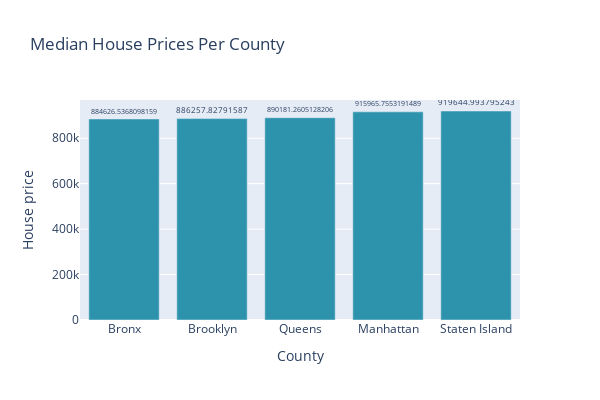

The cell this chart's notebook holds for it:
### Code cell
bar_plot = go.Bar(
    x = Neighborhood_houseprice["Neighborhood"], 
    y = Neighborhood_houseprice["House_price"],
    marker = dict(color = "#2D93AD"),
    text = Neighborhood_houseprice["House_price"],
    textposition = "outside"
)

layout = go.Layout(
    title = "Median House Prices Per County",
    xaxis_title = "County", 
    yaxis_title = "House price",
    height = 400,
    width = 600
)

bar_fig = go.Figure(data = [bar_plot], layout = layout)
bar_fig.show()

### Figure 1 — Plotly figure (JSON) as saved in the notebook; plotly's stock layout.template omitted (floating-point values rounded to 4 significant figures)
{"data": [{"marker": {"color": "#2D93AD"}, "text": [884600.0, 886300.0, 890200.0, 916000.0, 919600.0], "textposition": "outside", "type": "bar", "x": ["Bronx", "Brooklyn", "Queens", "Manhattan", "Staten Island"], "y": [884600.0, 886300.0, 890200.0, 916000.0, 919600.0]}], "layout": {"height": 400, "title": {"text": "Median House Prices Per County"}, "width": 600, "xaxis": {"autorange": true, "range": [-0.5, 4.5], "title": {"text": "County"}, "type": "category"}, "yaxis": {"autorange": true, "range": [0, 968000.0], "title": {"text": "House price"}, "type": "linear"}}}
